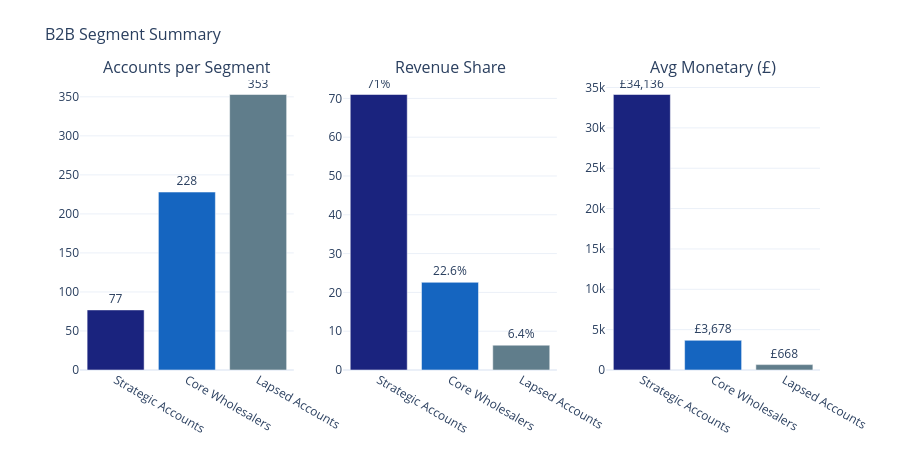

The code cell stored with this chart in its notebook:
### Code cell
# ── B2B bar summary ───────────────────────────────────────────────────────────
fig_b2b_bars = make_subplots(
    rows=1, cols=3,
    subplot_titles=('Accounts per Segment', 'Revenue Share', 'Avg Monetary (£)')
)

b2b_seg_plot = b2b_profile.sort_values('avg_monetary', ascending=False)
b2b_bar_colors = [B2B_COLORS.get(s, '#607d8b') for s in b2b_seg_plot['Segment']]

fig_b2b_bars.add_trace(go.Bar(
    x=b2b_seg_plot['Segment'], y=b2b_seg_plot['n_customers'],
    marker_color=b2b_bar_colors, showlegend=False,
    text=b2b_seg_plot['n_customers'], textposition='outside'
), row=1, col=1)

fig_b2b_bars.add_trace(go.Bar(
    x=b2b_seg_plot['Segment'], y=b2b_seg_plot['rev_share_pct'],
    marker_color=b2b_bar_colors, showlegend=False,
    text=b2b_seg_plot['rev_share_pct'], texttemplate='%{text}%', textposition='outside'
), row=1, col=2)

fig_b2b_bars.add_trace(go.Bar(
    x=b2b_seg_plot['Segment'],
    y=b2b_profile.set_index('Segment').loc[b2b_seg_plot['Segment'], 'avg_monetary'].values,
    marker_color=b2b_bar_colors, showlegend=False,
    text=b2b_profile.set_index('Segment').loc[b2b_seg_plot['Segment'], 'avg_monetary'].values,
    texttemplate='£%{text:,.0f}', textposition='outside'
), row=1, col=3)

fig_b2b_bars.update_layout(
    title=dict(text='B2B Segment Summary', font=dict(size=16)),
    template='plotly_white', height=450, margin=dict(t=80)
)
fig_b2b_bars.show()

### Figure 1 — Plotly figure (JSON) as saved in the notebook; plotly's stock layout.template omitted (floating-point values rounded to 4 significant figures)
{"data": [{"marker": {"color": ["#1a237e", "#1565c0", "#607d8b"]}, "showlegend": false, "text": [77.0, 228.0, 353.0], "textposition": "outside", "type": "bar", "x": ["Strategic Accounts", "Core Wholesalers", "Lapsed Accounts"], "xaxis": "x", "y": [77, 228, 353], "yaxis": "y"}, {"marker": {"color": ["#1a237e", "#1565c0", "#607d8b"]}, "showlegend": false, "text": [71.0, 22.6, 6.4], "textposition": "outside", "texttemplate": "%{text}%", "type": "bar", "x": ["Strategic Accounts", "Core Wholesalers", "Lapsed Accounts"], "xaxis": "x2", "y": [71.0, 22.6, 6.4], "yaxis": "y2"}, {"marker": {"color": ["#1a237e", "#1565c0", "#607d8b"]}, "showlegend": false, "text": [34140.0, 3678.0, 668.5], "textposition": "outside", "texttemplate": "£%{text:,.0f}", "type": "bar", "x": ["Strategic Accounts", "Core Wholesalers", "Lapsed Accounts"], "xaxis": "x3", "y": [34140.0, 3678.0, 668.5], "yaxis": "y3"}], "layout": {"annotations": [{"font": {"size": 16}, "showarrow": false, "text": "Accounts per Segment", "x": 0.1444, "xanchor": "center", "xref": "paper", "y": 1, "yanchor": "bottom", "yref": "paper"}, {"font": {"size": 16}, "showarrow": false, "text": "Revenue Share", "x": 0.5, "xanchor": "center", "xref": "paper", "y": 1, "yanchor": "bottom", "yref": "paper"}, {"font": {"size": 16}, "showarrow": false, "text": "Avg Monetary (£)", "x": 0.8556, "xanchor": "center", "xref": "paper", "y": 1, "yanchor": "bottom", "yref": "paper"}], "height": 450, "margin": {"t": 80}, "title": {"font": {"size": 16}, "text": "B2B Segment Summary"}, "xaxis": {"anchor": "y", "domain": [0, 0.2889]}, "xaxis2": {"anchor": "y2", "domain": [0.3556, 0.6444]}, "xaxis3": {"anchor": "y3", "domain": [0.7111, 1]}, "yaxis": {"anchor": "x", "domain": [0, 1]}, "yaxis2": {"anchor": "x2", "domain": [0, 1]}, "yaxis3": {"anchor": "x3", "domain": [0, 1]}}}
